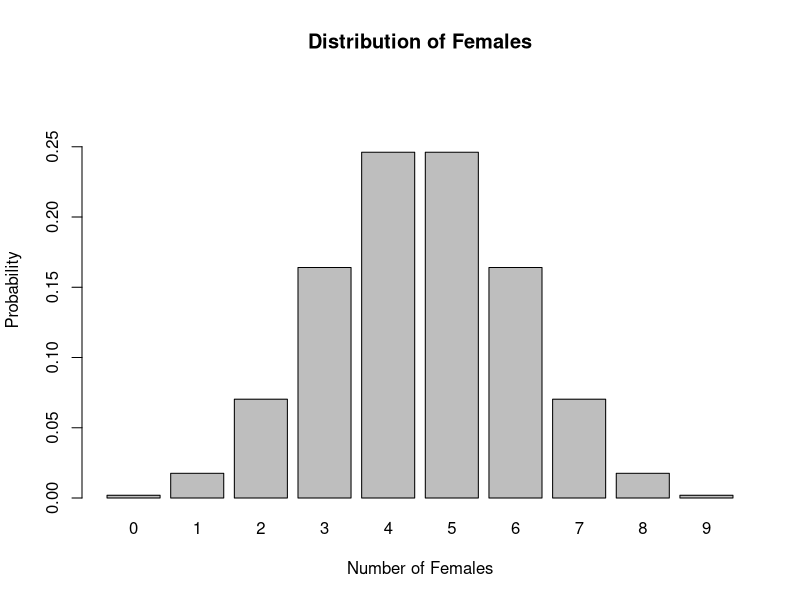
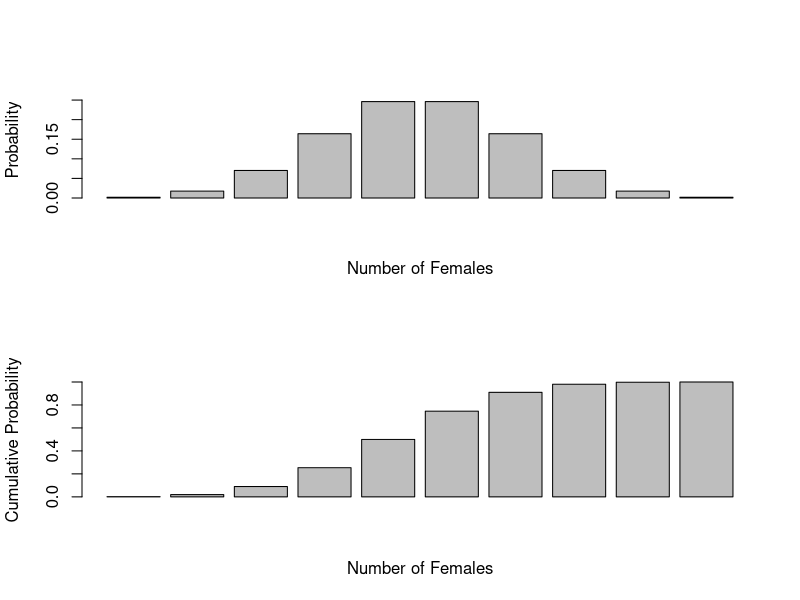

Recreate these plots in R, in order.
#Adam Orr
#Biometry
#Lab 2
# ---- warmup ----
values <- seq(1,20)
rolls <- sample(values, size = 1000, replace = TRUE)
mean(rolls)

# ---- question 1 ----
nfemales <- 3 #number of females
total <- 9 #total size of sample
p <- .5 #probability of female

(combinations <- choose(total, nfemales)) #calculate number of combinations
(p_each <- p ^ (nfemales) * (1 - p) ^ (total - nfemales)) #calculate probability of each combination
(tot_p <- combinations * p_each) #probability for 3 females

# ---- question 2 ----
nfemales <- seq(0,9) #number of females
total <- rep(9,10) #total size of sample
p <- rep(.5,10) #probability of female 

(combinations <- choose(total, nfemales)) #calculate number of combinations
(p_each <- p ^ (nfemales) * (1 - p) ^ (total - nfemales)) #calculate probability of each combination
(tot_p <- combinations * p_each) #probability for all combinations

# ---- question 3 ----
nfemales <- seq(0,9) #number of females
total <- 9 #total sample size
p <- .5 #probability of female

(prob <- dbinom(nfemales, size = total, .5)) #probability of each outcome
barplot(prob, #
        names.arg = nfemales,
        xlab = "Number of Females",
        ylab = "Probability",
        ylim = c(0, max(prob + .05)),
        main = "Distribution of Females")
(mu <- sum(nfemales * prob)) #calculate mean with general definition
(mu <- total * p) #calculate mean with shortcut formula
(variance <- sum((nfemales - mu)^2 * prob)) #calculate variance with general definition
(sdev <- sqrt(variance)) #take square root to get std. deviation
(variance <- mu * (1 - p)) #calculate variance with shortcut definition
(sdev <- sqrt(variance)) #take square root to get std. deviation

mn <- function(total, p){ total * p } #function to calculate mean
va <- function(mn, p){ mn * (1 - p)} #function to calculate variance
ps <- c(0.1,0.3,0.5,0.7,0.9) #probabilities to test
means <- mn(rep(total,length(ps)),ps) #means of all probabilites
variances <- va(means, ps) #variance for all probabilities
(table <- data.frame(p = ps,mean = means, variance = variances)) #table showing mean and variance for each p

# ---- question 4 ----
par(mfrow=c(2,1)) #put 2 plots on one figure
barplot(prob, xlab = "Number of Females", ylab = "Probability", ylim = c(0, max(prob + .05))) #plot probability distribution
barplot(cumsum(prob), xlab = "Number of Females", ylab = "Cumulative Probability") #plot cumulative probability distribution

# ---- question 5 ----
p <- .5 #probability of a female
dbinom(4,9,p) # exactly 4 females
dbinom(7,9,p) # exactly 7 females
pbinom(7,9,p) # 7 or fewer females
1 - pbinom(3,9,p) # 4 or more females
pbinom(5,9,p) # 4 or more males
(1 - pbinom(6,9,p)) + pbinom(2,7,p) #7 or more females + 7 or more males

# ---- question 6 ----
qbinom(.25,9,.5) # first quartile
qbinom(.05,9,.5) # 5th percentile
qbinom(.95,9,.5) # 95th percentile
qbinom(.5,9,.5) # median

# ---- question 7 ----
(vals <- rbinom(100,9,.5)) #100 simulated values
mean(vals) #mean of simulated values

